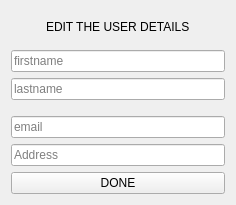
<?xml version="1.0" encoding="UTF-8"?>
<ui version="4.0">
 <class>EDIT_USER_DETAILS_2</class>
 <widget class="QWidget" name="EDIT_USER_DETAILS_2">
  <property name="geometry">
   <rect>
    <x>0</x>
    <y>0</y>
    <width>236</width>
    <height>205</height>
   </rect>
  </property>
  <property name="windowTitle">
   <string>Form</string>
  </property>
  <layout class="QVBoxLayout" name="verticalLayout">
   <item alignment="Qt::AlignHCenter|Qt::AlignVCenter">
    <widget class="QLabel" name="EDIT_USER_DETAILS">
     <property name="text">
      <string>EDIT THE USER DETAILS</string>
     </property>
    </widget>
   </item>
   <item>
    <widget class="QLineEdit" name="firstName">
     <property name="placeholderText">
      <string>firstname</string>
     </property>
    </widget>
   </item>
   <item alignment="Qt::AlignTop">
    <widget class="QLineEdit" name="lastName">
     <property name="placeholderText">
      <string>lastname</string>
     </property>
    </widget>
   </item>
   <item>
    <widget class="QLineEdit" name="Email">
     <property name="placeholderText">
      <string>email</string>
     </property>
    </widget>
   </item>
   <item>
    <widget class="QLineEdit" name="Address">
     <property name="placeholderText">
      <string>Address</string>
     </property>
    </widget>
   </item>
   <item>
    <widget class="QPushButton" name="Done_btn">
     <property name="text">
      <string>DONE</string>
     </property>
    </widget>
   </item>
  </layout>
 </widget>
 <resources/>
 <connections/>
</ui>
